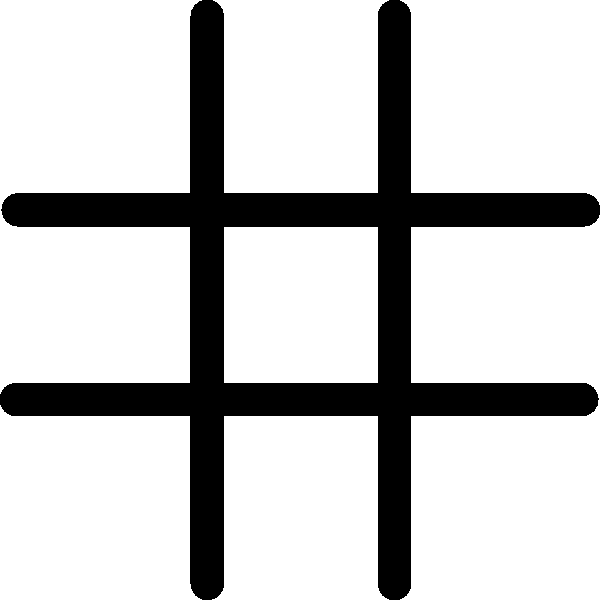
%> input picture Board Detection and Extraction/grid.png, 600 x 600 px
$ octave examples.m   (GNU Octave 9; MATLAB toolbox functions it lacks are replaced by stand-ins)
%> lines starting %> are read from the running program, lines starting %| are printed output that depends on the picture; in (x1, y1, x2, y2) boxes, pixels count from 0 and x2, y2 are one past the last pixel; in counts of white or black regions, pixels touching at a corner belong together; the program's own positions count from 1
### Board Detection and Extraction/getImage.m
function [img] = getImage(filename)
%> called with filename = 'grid.png'
    img = imread(filename);
%> img is the input picture: size 600x600x3 uint8; values 127 (black) and 255 (white), 79.2% white; 1 black region, box (x1, y1, x2, y2) and area: (0, 0, 600, 600) 74912
    img = rgb2gray(img);
end

### Board Detection and Extraction/getCell.m
% Note: Inputs an image in grayscale
% Slices an image of grid into 9 images containing each cell

function [cell] = getCell(grid, x, y)
%> called with x = 2, y = 2
    [i, j] = size(grid);
%> i = 600; j = 600
    i = floor(i/3);
%> i = 200
    j = floor(j/3);
%> j = 200
    % Extracting the cell from the grid
    cell = grid(i*(x-1)+1: i*x, j*(y-1)+1: y*j);
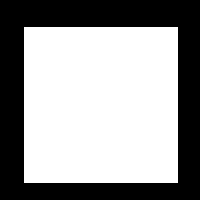
%> cell: size 200x200 uint8; values 127 (black) and 255 (white), 60.1% white; 1 black region, box (x1, y1, x2, y2) and area: (0, 0, 200, 200) 15976
    % Crop the outer 5% to remove potential borders
    [height, width] = size(cell);
%> height = 200; width = 200
    cell = cell(round(width*0.05):round(width*0.95),...
        round(height*0.05):round(height*0.95));
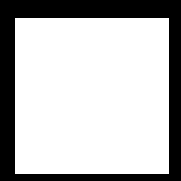
%> cell: size 181x181 uint8; values 127 (black) and 255 (white), 73.3% white; 1 black region, box (x1, y1, x2, y2) and area: (0, 0, 181, 181) 8737
end

### Board Detection and Extraction/examples.m
% requires signal processing toolbox
% tic-tac-toe board MUST be encompassed by border or board detecting code
% (whitespace removal code) fails

%% Slicing an image into cells
clear all; close all; clc
img = getImage('grid.png');
cell1 = getCell(img, 2, 2);
imshow(cell1);

%% Straightening an image
clear all; close all; clc
img = getImage('(1).jpg');
%> the run ends on the next line
